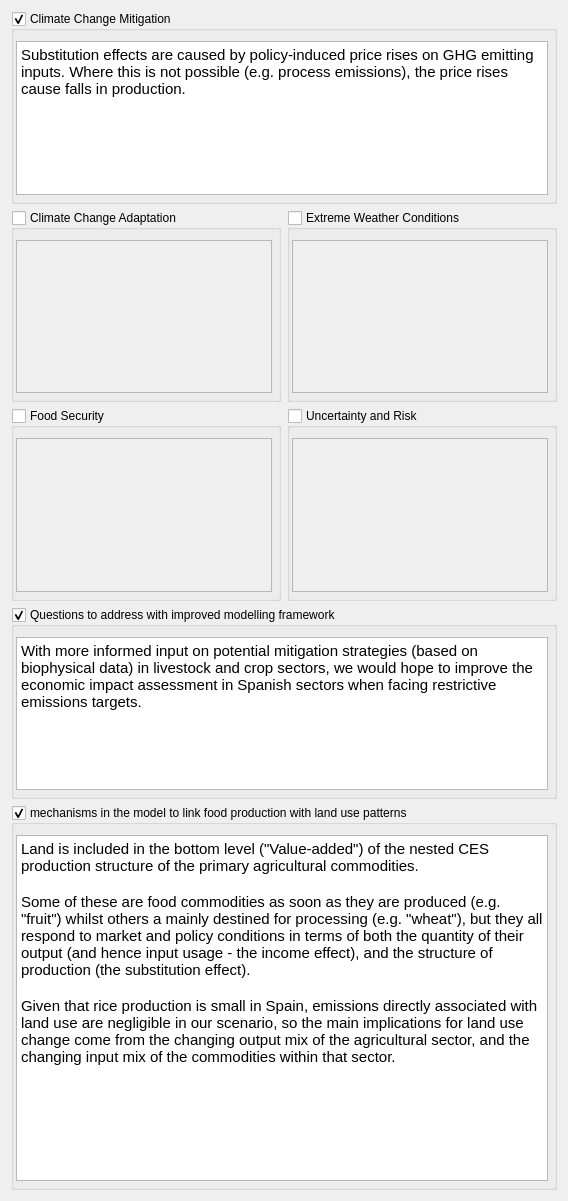
      <widget class="QWidget" name="tabFramework">
       <attribute name="title">
        <string>Framework</string>
       </attribute>
       <layout class="QGridLayout" name="gridLayout_24">
        <item row="0" column="0" colspan="2">
         <widget class="QGroupBox" name="grbxFrameworkCCMitigation">
          <property name="sizePolicy">
           <sizepolicy hsizetype="Preferred" vsizetype="Preferred">
            <horstretch>0</horstretch>
            <verstretch>1</verstretch>
           </sizepolicy>
          </property>
          <property name="title">
           <string>Climate Change Mitigation</string>
          </property>
          <property name="flat">
           <bool>true</bool>
          </property>
          <property name="checkable">
           <bool>true</bool>
          </property>
          <layout class="QGridLayout" name="gridLayout_17">
           <property name="leftMargin">
            <number>2</number>
           </property>
           <property name="topMargin">
            <number>10</number>
           </property>
           <property name="rightMargin">
            <number>6</number>
           </property>
           <property name="bottomMargin">
            <number>6</number>
           </property>
           <item row="0" column="0">
            <widget class="QTextEdit" name="tedFrameworkCCMitigation">
             <property name="html">
              <string>&lt;!DOCTYPE HTML PUBLIC &quot;-//W3C//DTD HTML 4.0//EN&quot; &quot;http://www.w3.org/TR/REC-html40/strict.dtd&quot;&gt;
&lt;html&gt;&lt;head&gt;&lt;meta name=&quot;qrichtext&quot; content=&quot;1&quot; /&gt;&lt;style type=&quot;text/css&quot;&gt;
p, li { white-space: pre-wrap; }
&lt;/style&gt;&lt;/head&gt;&lt;body style=&quot; font-family:'.Lucida Grande UI'; font-size:11pt; font-weight:400; font-style:normal;&quot;&gt;
&lt;p style=&quot; margin-top:0px; margin-bottom:0px; margin-left:0px; margin-right:0px; -qt-block-indent:0; text-indent:0px;&quot;&gt;Substitution effects are caused by policy-induced price rises on GHG emitting inputs. Where this is not possible (e.g. process emissions), the price rises cause falls in production.&lt;/p&gt;&lt;/body&gt;&lt;/html&gt;</string>
             </property>
            </widget>
           </item>
          </layout>
         </widget>
        </item>
        <item row="1" column="0">
         <widget class="QGroupBox" name="grbxFrameworkCCAdaptation">
          <property name="sizePolicy">
           <sizepolicy hsizetype="Preferred" vsizetype="Preferred">
            <horstretch>0</horstretch>
            <verstretch>1</verstretch>
           </sizepolicy>
          </property>
          <property name="title">
           <string>Climate Change Adaptation</string>
          </property>
          <property name="flat">
           <bool>true</bool>
          </property>
          <property name="checkable">
           <bool>true</bool>
          </property>
          <property name="checked">
           <bool>false</bool>
          </property>
          <layout class="QGridLayout" name="gridLayout_18">
           <property name="leftMargin">
            <number>2</number>
           </property>
           <property name="topMargin">
            <number>10</number>
           </property>
           <property name="rightMargin">
            <number>6</number>
           </property>
           <property name="bottomMargin">
            <number>6</number>
           </property>
           <item row="0" column="0">
            <widget class="QTextEdit" name="tedFrameworkCCAdaptation"/>
           </item>
          </layout>
         </widget>
        </item>
        <item row="1" column="1">
         <widget class="QGroupBox" name="grbxFrameworkExtremeWeather">
          <property name="sizePolicy">
           <sizepolicy hsizetype="Preferred" vsizetype="Preferred">
            <horstretch>0</horstretch>
            <verstretch>1</verstretch>
           </sizepolicy>
          </property>
          <property name="title">
           <string>Extreme Weather Conditions</string>
          </property>
          <property name="flat">
           <bool>true</bool>
          </property>
          <property name="checkable">
           <bool>true</bool>
          </property>
          <property name="checked">
           <bool>false</bool>
          </property>
          <layout class="QGridLayout" name="gridLayout_20">
           <property name="leftMargin">
            <number>2</number>
           </property>
           <property name="topMargin">
            <number>10</number>
           </property>
           <property name="rightMargin">
            <number>6</number>
           </property>
           <property name="bottomMargin">
            <number>6</number>
           </property>
           <item row="0" column="0">
            <widget class="QTextEdit" name="tedFrameworkExtremeWeather"/>
           </item>
          </layout>
         </widget>
        </item>
        <item row="2" column="0">
         <widget class="QGroupBox" name="grbxFrameworkFoodSecurity">
          <property name="sizePolicy">
           <sizepolicy hsizetype="Preferred" vsizetype="Preferred">
            <horstretch>0</horstretch>
            <verstretch>1</verstretch>
           </sizepolicy>
          </property>
          <property name="title">
           <string>Food Security</string>
          </property>
          <property name="flat">
           <bool>true</bool>
          </property>
          <property name="checkable">
           <bool>true</bool>
          </property>
          <property name="checked">
           <bool>false</bool>
          </property>
          <layout class="QGridLayout" name="gridLayout_19">
           <property name="leftMargin">
            <number>2</number>
           </property>
           <property name="topMargin">
            <number>10</number>
           </property>
           <property name="rightMargin">
            <number>6</number>
           </property>
           <property name="bottomMargin">
            <number>6</number>
           </property>
           <item row="0" column="0">
            <widget class="QTextEdit" name="tedFrameworkFoodSecurity"/>
           </item>
          </layout>
         </widget>
        </item>
        <item row="2" column="1">
         <widget class="QGroupBox" name="grbxFrameworkUncertaintyAndRisk">
          <property name="sizePolicy">
           <sizepolicy hsizetype="Preferred" vsizetype="Preferred">
            <horstretch>0</horstretch>
            <verstretch>1</verstretch>
           </sizepolicy>
          </property>
          <property name="title">
           <string>Uncertainty and Risk</string>
          </property>
          <property name="flat">
           <bool>true</bool>
          </property>
          <property name="checkable">
           <bool>true</bool>
          </property>
          <property name="checked">
           <bool>false</bool>
          </property>
          <layout class="QGridLayout" name="gridLayout_22">
           <property name="leftMargin">
            <number>2</number>
           </property>
           <property name="topMargin">
            <number>10</number>
           </property>
           <property name="rightMargin">
            <number>6</number>
           </property>
           <property name="bottomMargin">
            <number>6</number>
           </property>
           <item row="0" column="0">
            <widget class="QTextEdit" name="tedFrameworkUncertaintyAndRisk"/>
           </item>
          </layout>
         </widget>
        </item>
        <item row="3" column="0" colspan="2">
         <widget class="QGroupBox" name="grbxFrameworkQuestionsToAddress">
          <property name="sizePolicy">
           <sizepolicy hsizetype="Preferred" vsizetype="Preferred">
            <horstretch>0</horstretch>
            <verstretch>1</verstretch>
           </sizepolicy>
          </property>
          <property name="title">
           <string>Questions to address with improved modelling framework</string>
          </property>
          <property name="flat">
           <bool>true</bool>
          </property>
          <property name="checkable">
           <bool>true</bool>
          </property>
          <layout class="QGridLayout" name="gridLayout_21">
           <property name="leftMargin">
            <number>2</number>
           </property>
           <property name="topMargin">
            <number>10</number>
           </property>
           <property name="rightMargin">
            <number>6</number>
           </property>
           <property name="bottomMargin">
            <number>6</number>
           </property>
           <item row="0" column="0">
            <widget class="QTextEdit" name="tedFrameworkQuestionsToAddress">
             <property name="html">
              <string>&lt;!DOCTYPE HTML PUBLIC &quot;-//W3C//DTD HTML 4.0//EN&quot; &quot;http://www.w3.org/TR/REC-html40/strict.dtd&quot;&gt;
&lt;html&gt;&lt;head&gt;&lt;meta name=&quot;qrichtext&quot; content=&quot;1&quot; /&gt;&lt;style type=&quot;text/css&quot;&gt;
p, li { white-space: pre-wrap; }
&lt;/style&gt;&lt;/head&gt;&lt;body style=&quot; font-family:'.Lucida Grande UI'; font-size:11pt; font-weight:400; font-style:normal;&quot;&gt;
&lt;p style=&quot; margin-top:0px; margin-bottom:0px; margin-left:0px; margin-right:0px; -qt-block-indent:0; text-indent:0px;&quot;&gt;With more informed input on potential mitigation strategies (based on biophysical data) in livestock and crop sectors, we would hope to improve the economic impact assessment in Spanish sectors when facing restrictive emissions targets.&lt;/p&gt;&lt;/body&gt;&lt;/html&gt;</string>
             </property>
            </widget>
           </item>
          </layout>
         </widget>
        </item>
        <item row="4" column="0" colspan="2">
         <widget class="QGroupBox" name="grbxFrameworkMechanismsLink">
          <property name="sizePolicy">
           <sizepolicy hsizetype="Preferred" vsizetype="Preferred">
            <horstretch>0</horstretch>
            <verstretch>2</verstretch>
           </sizepolicy>
          </property>
          <property name="title">
           <string>mechanisms in the model to link food production with land use patterns</string>
          </property>
          <property name="flat">
           <bool>true</bool>
          </property>
          <property name="checkable">
           <bool>true</bool>
          </property>
          <layout class="QGridLayout" name="gridLayout_23">
           <property name="leftMargin">
            <number>2</number>
           </property>
           <property name="topMargin">
            <number>10</number>
           </property>
           <property name="rightMargin">
            <number>6</number>
           </property>
           <property name="bottomMargin">
            <number>6</number>
           </property>
           <item row="0" column="0">
            <widget class="QTextEdit" name="tedFrameworkMechanismsLink">
             <property name="html">
              <string>&lt;!DOCTYPE HTML PUBLIC &quot;-//W3C//DTD HTML 4.0//EN&quot; &quot;http://www.w3.org/TR/REC-html40/strict.dtd&quot;&gt;
&lt;html&gt;&lt;head&gt;&lt;meta name=&quot;qrichtext&quot; content=&quot;1&quot; /&gt;&lt;style type=&quot;text/css&quot;&gt;
p, li { white-space: pre-wrap; }
&lt;/style&gt;&lt;/head&gt;&lt;body style=&quot; font-family:'.Lucida Grande UI'; font-size:11pt; font-weight:400; font-style:normal;&quot;&gt;
&lt;p style=&quot; margin-top:0px; margin-bottom:0px; margin-left:0px; margin-right:0px; -qt-block-indent:0; text-indent:0px;&quot;&gt;Land is included in the bottom level (&amp;quot;Value-added&amp;quot;) of the nested CES production structure of the primary agricultural commodities. &lt;/p&gt;
&lt;p style=&quot;-qt-paragraph-type:empty; margin-top:0px; margin-bottom:0px; margin-left:0px; margin-right:0px; -qt-block-indent:0; text-indent:0px;&quot;&gt;&lt;br /&gt;&lt;/p&gt;
&lt;p style=&quot; margin-top:0px; margin-bottom:0px; margin-left:0px; margin-right:0px; -qt-block-indent:0; text-indent:0px;&quot;&gt;Some of these are food commodities as soon as they are produced (e.g. &amp;quot;fruit&amp;quot;) whilst others a mainly destined for processing (e.g. &amp;quot;wheat&amp;quot;), but they all respond to market and policy conditions in terms of both the quantity of their output (and hence input usage - the income effect), and the structure of production (the substitution effect). &lt;/p&gt;
&lt;p style=&quot;-qt-paragraph-type:empty; margin-top:0px; margin-bottom:0px; margin-left:0px; margin-right:0px; -qt-block-indent:0; text-indent:0px;&quot;&gt;&lt;br /&gt;&lt;/p&gt;
&lt;p style=&quot; margin-top:0px; margin-bottom:0px; margin-left:0px; margin-right:0px; -qt-block-indent:0; text-indent:0px;&quot;&gt;Given that rice production is small in Spain, emissions directly associated with land use are negligible in our scenario, so the main implications for land use change come from the changing output mix of the agricultural sector, and the changing input mix of the commodities within that sector.&lt;/p&gt;&lt;/body&gt;&lt;/html&gt;</string>
             </property>
            </widget>
           </item>
          </layout>
         </widget>
        </item>
       </layout>
      </widget>
